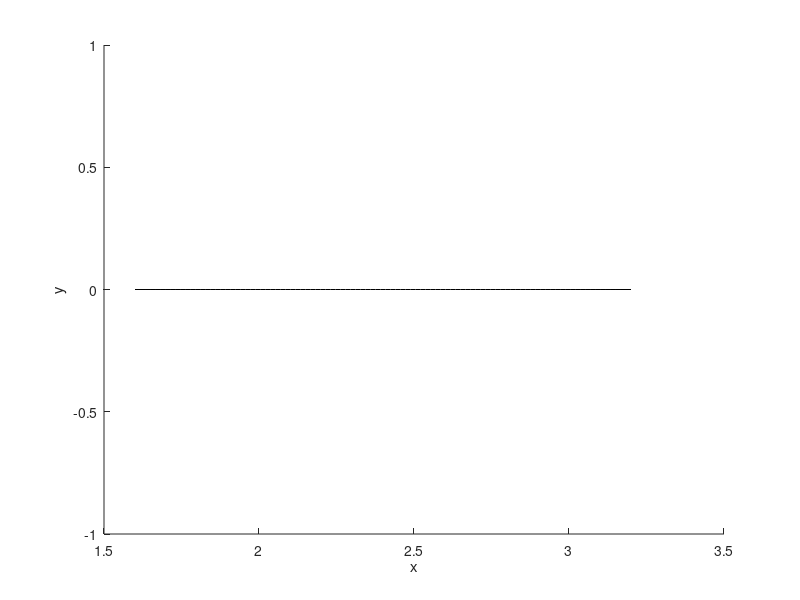

Reproduce this figure in MATLAB. (Note: this script raises an error after producing the figure.)
clear
format long
f = @(x) x.^(3)+3.8*x.^(2)-8.6*x-24.4;

% NEWTON-RHAPSON METHOD
Df = @(x) 3*x.^2 + 7.6*x-8.6;
newton_root = 2;

for i=1:5
    newton_root = newton_root - (f(newton_root)/Df(newton_root));
    %disp(newton_root)
end
x = linspace(1.6, 3.2);
hold on
xlabel("x");ylabel("y");
plot(x, zeros(1,length(x)), "-k")
plot(newton_root, f(newton_root), "Or")
plot(x, f(x), "k")
text(newton_root-0.3, f(newton_root)+1.2, "x = 2.7069")
hold off







% SECANT METHOD
x1 = 2;
x2 = 3;
disp("------------------")
for i=1:5    
    secant_root = x2 - f(x2)/((f(x1)-f(x2))/(x1-x2));
    x1 = x2;
    x2 = secant_root;
    %disp(secant_root)
end
%disp(newton_root)
%disp(secant_root)



